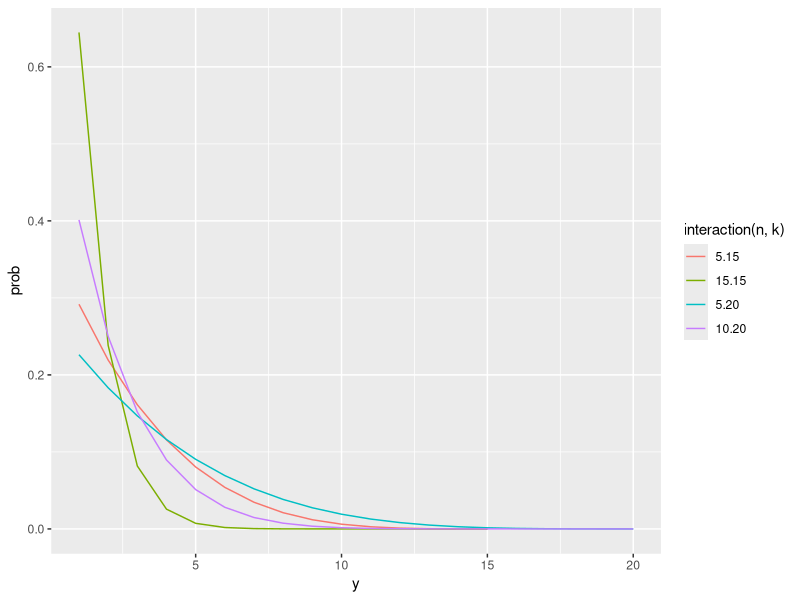
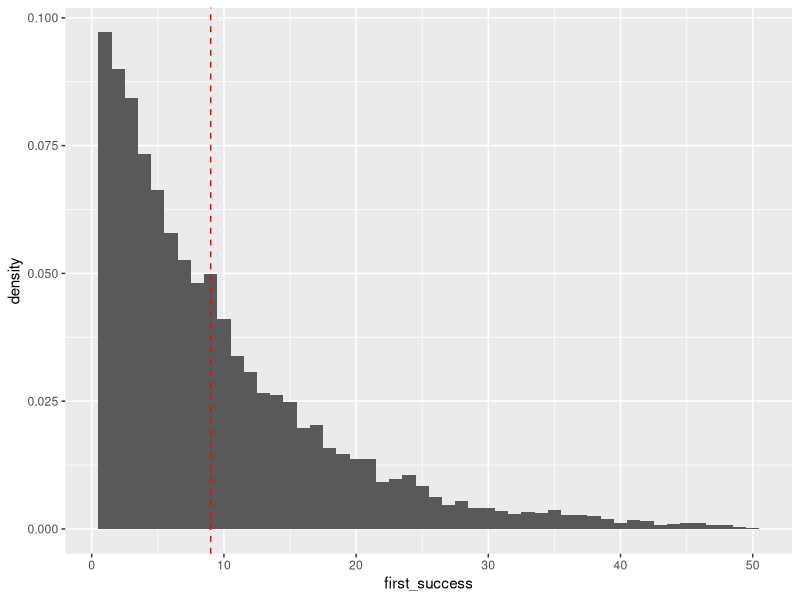

R code for these plots, in order:
## ---- chunk 1
library(tidyverse)
## ---- chunk 2
Y_pmf <- function(y, n, k) {
  prob <- ((k - y + 1) / k)^n - ((k - y) / k)^n
  return(prob)
}

n_values <- c(5,10,5,15)
k_values <- c(20,20,15,15)
results <- data.frame()

for (i in 1:4) {
  n <- n_values[i]
  k <- k_values[i]
  for (y in 1:k) {
    prob <- Y_pmf(y, n, k)
    result <- list(y = y, n = n, k = k, prob = prob)
    results <- rbind(results, result)
  }
}

results %>%
  ggplot(aes(y, prob, color = interaction(n, k))) +
  geom_line()
## ---- chunk 3
# Parameters
p <- 1/10
x <- 8

# Calculations
probability <- 1 - (1 - (1 - p)^(x+1) )
expected_value <- 1/p
standard_deviation <- sqrt( (1-p) / p^2 )

# Results
cat("Probability of failure after 8 years:", probability, "\n")
cat("Expected value:", expected_value, "\n")
cat("Standard deviation:", standard_deviation, "\n")
## ---- chunk 4
probability <- 1 - pgeom(x, prob = p)
cat("Probability of failure after 8 years:", probability, "\n")
## ---- chunk 5
n_sims <- 10000
n_samples <- 50
p <- 1/10
results <- data.frame()
  
for (sim in 1:n_sims) {
  samples <- sample(0:1, size = n_samples, replace = TRUE, prob = c(1-p, p))
  first_success <- min(which(samples == 1)) 
  result <- list(sim = sim, first_success = first_success)
  results <- rbind(results, result)
}

results %>%
  ggplot(aes(first_success, ..density..)) +
  geom_histogram(bins = 50) +
  geom_vline(aes(xintercept = 9), linetype="dashed", color="red")
## ---- chunk 6
# Parameters
lambda <- 1/10
x <- 8

# Calculations
probability <- 1 - (1 - exp(-lambda*x))
expected_value <- 1/lambda
standard_deviation <- sqrt( 1/lambda^2 )

# Results
cat("Probability of failure after 8 years:", probability, "\n")
cat("Expected value:", expected_value, "\n")
cat("Standard deviation:", standard_deviation, "\n")
## ---- chunk 7
probability <- 1 - pexp(x, rate = lambda)
cat("Probability of failure after 8 years:", probability, "\n")
## ---- chunk 8
# Parameters
p <- 1/10
n <- 8
k <- 0

# Calculations
probability <- choose(n,k) * p^k * (1-p)^(n-k)
expected_value <- n*p
standard_deviation <- sqrt( n*p*(1-p) )

# Results
cat("Probability of failure after 8 years:", probability, "\n")
cat("Expected value:", expected_value, "\n")
cat("Standard deviation:", standard_deviation, "\n")
## ---- chunk 9
probability <- dbinom(0, n, p)
cat("Probability of failure after 8 years:", probability, "\n")
## ---- chunk 10
# Parameters
lambda <- 1/10
lambda_8 <- lambda * 8
x <- 0

# Calculations
probability <- lambda_8^x * exp(-lambda_8) / factorial(x)
expected_value <- lambda
standard_deviation <- sqrt(lambda)
expected_value_8 <- lambda_8
standard_deviation_8 <- sqrt(lambda_8)

# Results
cat("Probability of failure after 8 years:", probability, "\n\n")
cat("Expected number of failures for 1-year period:", expected_value, "\n")
cat("Standard deviation for 1-year period:", standard_deviation, "\n\n")
cat("Expected number of failures for 8-year period:", expected_value_8, "\n")
cat("Standard deviation for 8-year period:", standard_deviation_8, "\n")
## ---- chunk 11
probability <- dpois(x, lambda_8)
cat("Probability of failure after 8 years:", probability)
